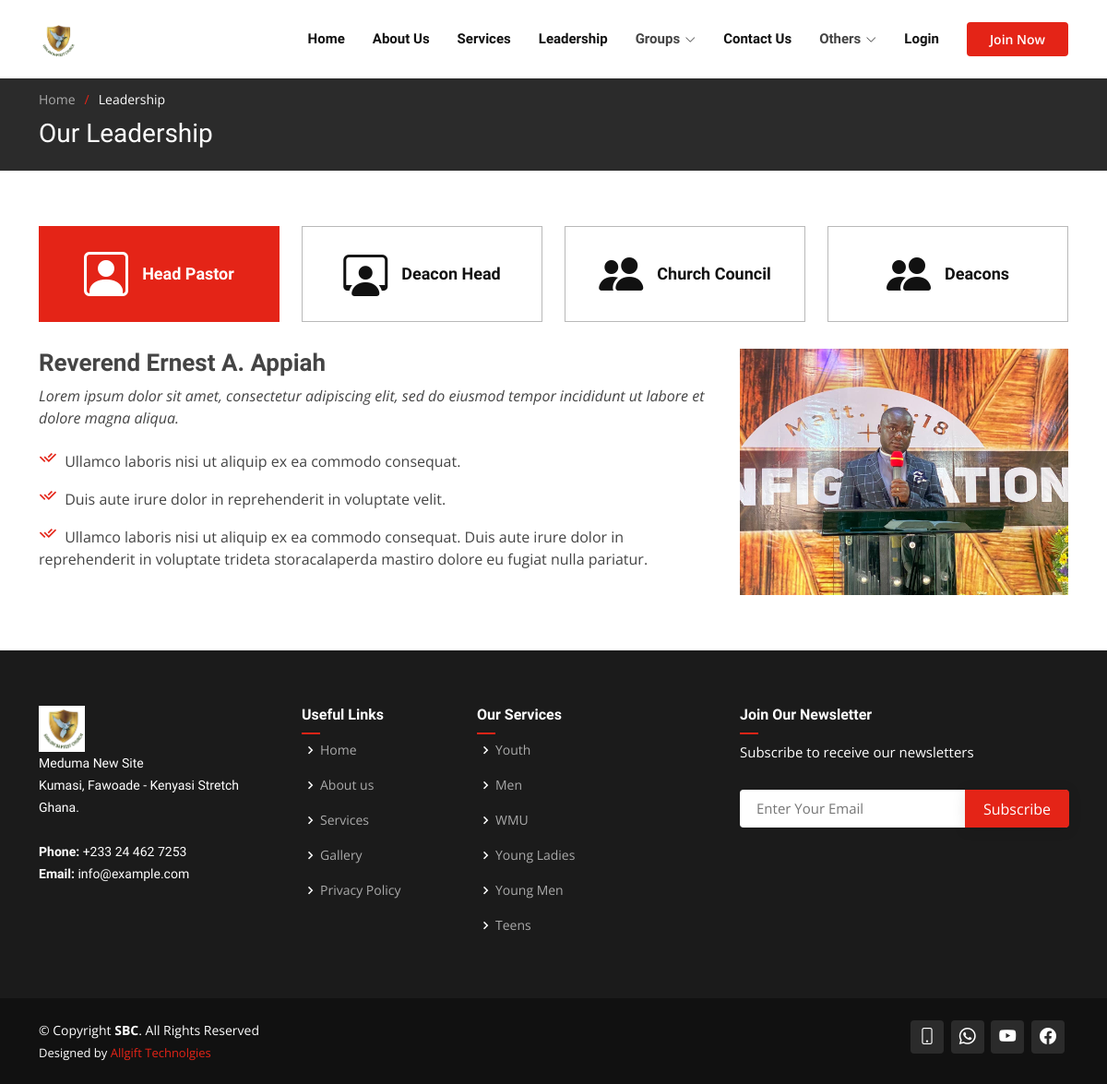
The page /leadership/ on the database its author committed.
### core/models.py (models this page shows, shortened)
class Auxiliaries(models.Model):
    name = models.CharField(max_length=255)
    designation = models.CharField(max_length=255, blank=True, null=True)
    about_us = models.TextField(blank=True, null=True)
    mission = models.TextField(blank=True, null=True)
    speech = models.TextField(blank=True, null=True)
    president_picture = models.ImageField(default='group.png', upload_to='auxiliaries', blank=True, null=True)
    group_img = models.ImageField(default='group.png', upload_to='auxiliaries', blank=True, null=True)
    contribution_target = models.DecimalField(max_digits=8, decimal_places=2, blank=True, null=True)
    def get_absolute_url(self):
        return reverse('aux_details', args=[str(self.id)])

### core/views.py (the view)
# urls.py: path('leadership/', views.leadership, name='leadership'),
def leadership(request):
    auxiliaries = Auxiliaries.objects.all()
    families = Family.objects.all()
    ministries = Ministries.objects.all()
    deacons = Profile.objects.filter(is_deacon=True)
    councils = Profile.objects.filter(is_council_member=True)
    context = {
        'deacons': deacons,
        'auxiliaries': auxiliaries,
        'families': families,
        'ministries': ministries,
        'councils': councils,
    }
    return render(request, 'core/leadership.html', context)

### core/models.py (called while the page is built)
    def get_absolute_url(self):
        return reverse('family_details', args=[str(self.id)])

    def get_absolute_url(self):
        return reverse('min_details', args=[str(self.id)])

### templates/core/leadership.html (shortened to what this page needs)
{% extends 'base.html' %}
{% load static %}
{% load crispy_forms_tags %}
{% block content %}
    <section class="breadcrumbs">
      <div class="container">
        <ol>
          <li><a href="{% url 'home' %}">Home</a></li>
          <li>Leadership</li>
        </ol>
        <h2>Our Leadership</h2>
      </div>
    </section>
    <section id="tabs" class="tabs">
      <div class="container" data-aos="fade-up">
        <ul class="nav nav-tabs row d-flex">
          <li class="nav-item col-3">
            <a class="nav-link active show" data-bs-toggle="tab" data-bs-target="#tab-1">
              <i class="bi bi-person-square"></i>
              <h4 class="d-none d-lg-block">Head Pastor</h4>
            </a>
          </li>
          <li class="nav-item col-3">
            <a class="nav-link" data-bs-toggle="tab" data-bs-target="#tab-2">
              <i class="bi bi-person-workspace"></i>
              <h4 class="d-none d-lg-block">Deacon Head</h4>
            </a>
          </li>
          <li class="nav-item col-3">
            <a class="nav-link" data-bs-toggle="tab" data-bs-target="#tab-3">
             <i class="bi bi-people-fill"></i>
              <h4 class="d-none d-lg-block">Church Council</h4>
            </a>
          </li>
          <li class="nav-item col-3">
            <a class="nav-link" data-bs-toggle="tab" data-bs-target="#tab-4">
              <i class="bi bi-people-fill"></i>
              <h4 class="d-none d-lg-block">Deacons</h4>
            </a>
          </li>
        </ul>
        <div class="tab-content">
          <div class="tab-pane active show" id="tab-1">
            <div class="row">
              <div class="col-lg-8 order-2 order-lg-1 mt-3 mt-lg-0" data-aos="fade-up" data-aos-delay="100">
                <h3>Reverend Ernest A. Appiah</h3>
                <p class="fst-italic">
                  Lorem ipsum dolor sit amet, consectetur adipiscing elit, sed do eiusmod tempor incididunt ut labore et dolore
                  magna aliqua.
                </p>
                <ul>
                  <li><i class="ri-check-double-line"></i> Ullamco laboris nisi ut aliquip ex ea commodo consequat.</li>
                  <li><i class="ri-check-double-line"></i> Duis aute irure dolor in reprehenderit in voluptate velit.</li>
                  <li><i class="ri-check-double-line"></i> Ullamco laboris nisi ut aliquip ex ea commodo consequat. Duis aute irure dolor in reprehenderit in voluptate trideta storacalaperda mastiro dolore eu fugiat nulla pariatur.</li>
                </ul>
              </div>
              <div class="col-lg-4 order-1 order-lg-2 text-center" data-aos="fade-up" data-aos-delay="200">
                <img src="{% static 'assets/img/pastor.jpg' %}" alt="" class="img-fluid">
              </div>
            </div>
          </div>
      </div>
    </section>
{% endblock content %}

### templates/base.html (shortened to what this page needs)
{% load static %}
<!DOCTYPE html>
<html lang="en">
<head>
  <link href="{% static 'assets/vendor/aos/aos.css' %}" rel="stylesheet">
  <link href="{% static 'assets/vendor/bootstrap/css/bootstrap.min.css' %}" rel="stylesheet">
  <link href="{% static 'assets/vendor/bootstrap-icons/bootstrap-icons.css' %}" rel="stylesheet">
  <link href="{% static 'assets/vendor/boxicons/css/boxicons.min.css' %}" rel="stylesheet">
  <link href="{% static 'assets/vendor/glightbox/css/glightbox.min.css' %}" rel="stylesheet">
  <link href="{% static 'assets/vendor/remixicon/remixicon.css' %}" rel="stylesheet">
  <link href="{% static 'assets/vendor/swiper/swiper-bundle.min.css' %}" rel="stylesheet">
  <link href="{% static 'assets/css/style.css' %}" rel="stylesheet">
</head>
<body>
  <header id="header" class="fixed-top d-flex align-items-center">
    <div class="container d-flex align-items-center">
       <a href="{% url 'home' %}" class="logo me-auto"><img src="{% static 'assets/img/shalom_logo.png' %}" alt=""></a>
      <nav id="navbar" class="navbar order-last order-lg-0">
        <ul>
          <li><a href="{% url 'home' %}">Home</a></li>
          <li><a href="/#about">About Us</a></li>
          <li><a href="/#services">Services</a></li>
          <li><a href="{% url 'leadership' %}">Leadership</a></li>
          <li class="dropdown"><a><span>Groups</span> <i class="bi bi-chevron-down"></i></a>
          </li>
          <li><a href="{% url 'contact' %}">Contact Us</a></li>
          <li class="dropdown"><a><span>Others</span> <i class="bi bi-chevron-down"></i></a>
          </li>
           {% if user.is_authenticated%}
           <li class="dropdown"><a><span>{{user.username}}</span> <i class="bi bi-chevron-down dropdown-indicator"></i></a>
            <ul>
              <li><a href="{% url 'profile' request.user %}">Profile</a></li>
              <li><a href="{% url 'logout' %}">Logout</a></li>
            </ul>
          </li>
          {% else %}
          <li><a href="{% url 'login' %}">Login</a></li>
          {% endif %}
        </ul>
      </nav>
      {% if user.is_authenticated%}
        <a href="{% url 'initiate-payment'  %}" class="get-started-btn scrollto">Donate Now</a>
      {% else %}
        <a href="{% url 'join' %}" class="get-started-btn scrollto">Join Now</a>
      {% endif %}
    </div>
  </header>
  {% block content %}
  {% endblock content %}
  <footer id="footer">
    <div class="footer-top">
      <div class="container">
        <div class="row">
          <div class="col-lg-3 col-md-6 footer-contact">
            <a href="{% url 'home' %}" class="logo me-auto"><img src="{% static 'assets/img/shalom_logo.png' %}" alt="" height="50"></a>
            <p>
              Meduma New Site <br>
              Kumasi, Fawoade - Kenyasi Stretch<br>
              Ghana. <br><br>
              <strong>Phone:</strong> +233 24 462 7253<br>
              <strong>Email:</strong> info@example.com<br>
            </p>
          </div>
          <div class="col-lg-2 col-md-6 footer-links">
            <h4>Useful Links</h4>
            <ul>
              <li><i class="bx bx-chevron-right"></i> <a href="{% url 'home' %}">Home</a></li>
              <li><i class="bx bx-chevron-right"></i> <a href="{% url 'home' %}#about">About us</a></li>
              <li><i class="bx bx-chevron-right"></i> <a href="{% url 'home' %}#services">Services</a></li>
              <li><i class="bx bx-chevron-right"></i> <a href="{% url 'gallery' %}">Gallery</a></li>
              <li><i class="bx bx-chevron-right"></i> <a href="{% url 'privacy' %}">Privacy Policy</a></li>
            </ul>
          </div>
          <div class="col-lg-3 col-md-6 footer-links">
            <h4>Our Services</h4>
            <ul>
              {% for aux in auxiliaries%}
                <li><i class="bx bx-chevron-right"></i> <a href="{{aux.get_absolute_url}}">{{aux.name}}</a></li>
              {% endfor %}
            </ul>
          </div>
          <div class="col-lg-4 col-md-6 footer-newsletter">
            <h4>Join Our Newsletter</h4>
            <p>Subscribe to receive our newsletters</p>
            <form action="{% url 'subscribers' %}" method="post">
              <input type="email" name="email" placeholder="Enter Your Email">
              <input type="submit" value="Subscribe">
            </form>
          </div>
        </div>
      </div>
    </div>
    <div class="container d-md-flex py-4">
      <div class="me-md-auto text-center text-md-start">
        <div class="copyright">
          &copy; Copyright <strong><span>SBC</span></strong>. All Rights Reserved
        </div>
        <div class="credits">
          Designed by <a href="https://allgifttechnologies.com/">Allgift Technolgies</a>
        </div>
      </div>
      <div class="social-links text-center text-md-end pt-3 pt-md-0">
        {% if user.is_authenticated %}
            <a href="tel:+233244627253" class="google-plus"><i class="bi bi-phone"></i></a>
          {% else %}
            <a href="tel:+233244627253" class="google-plus"><i class="bi bi-phone"></i></a>
          {% endif %}
          <a href="https://api.whatsapp.com/send?phone=233244627253" class="google-plus"><i class="bi bi-whatsapp"></i></a>
          <a href="https://www.youtube.com/@shalombaptistchurch6140/videos" class="google-plus" target="_blank"><i class="bi bi-youtube"></i></a>
          <a href="https://web.facebook.com/baptistshalom?_rdc=1&_rdr" class="facebook" target="_blank"><i class="bi bi-facebook"></i></a>
      </div>
    </div>
  </footer>
</body>
</html>

### static/assets/css/style.css (style rules this page uses)
body { font-family: "Open Sans", sans-serif; color: #444444; }
a { color: #e42417; text-decoration: none; }
h1, h2, h3, h4, h5, h6 { font-family: "Raleway", sans-serif; }
#header { background: #fff; transition: all 0.5s; z-index: 997; padding: 20px 0; }
#header .logo { font-size: 30px; margin: 0; padding: 0; font-weight: 600; font-family: "Poppins", sans-serif; }
#header .logo img { max-height: 40px; }
.get-started-btn { margin-left: 30px; background: #e42417; color: #fff; border-radius: 4px; padding: 8px 25px; white-space: nowrap; transition: 0.3s; font-size: 14px; font-weight: 600; display: inline-block; }
.navbar { padding: 0; }
.navbar ul { margin: 0; padding: 0; display: flex; list-style: none; align-items: center; }
.navbar li { position: relative; }
.navbar a, .navbar a:focus { display: flex; align-items: center; justify-content: space-between; padding: 10px 0 10px 30px; font-family: "Raleway", sans-serif; font-size: 15px; font-weight: 600; color: #111111; white-space: nowrap; transition: 0.3s; }
.navbar a i, .navbar a:focus i { font-size: 12px; line-height: 0; margin-left: 5px; }
section { padding: 60px 0; overflow: hidden; position: relative; }
.breadcrumbs { padding: 15px 0; background: #2b2b2b; min-height: 40px; margin-top: 82px; color: #fff; }
.breadcrumbs h2 { font-size: 28px; font-weight: 500; }
.breadcrumbs ol { display: flex; flex-wrap: wrap; list-style: none; padding: 0 0 10px 0; margin: 0; font-size: 14px; }
.breadcrumbs ol a { color: #aaaaaa; }
.breadcrumbs ol li+li { padding-left: 10px; }
.breadcrumbs ol li+li::before { display: inline-block; padding-right: 10px; color: #e42417; content: "/"; }
.tabs .nav-tabs { border: 0; }
.tabs .nav-link { border: 1px solid #b9b9b9; padding: 15px; transition: 0.3s; color: #111111; border-radius: 0; display: flex; align-items: center; justify-content: center; cursor: pointer; }
.tabs .nav-link i { padding-right: 15px; font-size: 48px; }
.tabs .nav-link h4 { font-size: 18px; font-weight: 600; margin: 0; }
.tabs .nav-link.active { background: #e42417; color: #fff; border-color: #e42417; }
.tabs .tab-content { margin-top: 30px; }
.tabs .tab-pane h3 { font-weight: 600; font-size: 26px; }
.tabs .tab-pane ul { list-style: none; padding: 0; }
.tabs .tab-pane ul li { padding-bottom: 10px; }
.tabs .tab-pane ul i { font-size: 20px; padding-right: 4px; color: #e42417; }
#footer { color: #fff; font-size: 14px; background: #111111; }
#footer .footer-top { padding: 60px 0 30px 0; background: #1b1b1b; }
#footer .footer-top .footer-contact { margin-bottom: 30px; }
#footer .footer-top .footer-contact p { font-size: 14px; line-height: 24px; margin-bottom: 0; font-family: "Raleway", sans-serif; }
#footer .footer-top h4 { font-size: 16px; font-weight: bold; position: relative; padding-bottom: 12px; }
#footer .footer-top h4::after { content: ""; position: absolute; display: block; width: 20px; height: 2px; background: #e42417; bottom: 0; left: 0; }
#footer .footer-top .footer-links { margin-bottom: 30px; }
#footer .footer-top .footer-links ul { list-style: none; padding: 0; margin: 0; }
#footer .footer-top .footer-links ul i { padding-right: 2px; color: white; font-size: 18px; line-height: 1; }
#footer .footer-top .footer-links ul li { padding: 10px 0; display: flex; align-items: center; }
#footer .footer-top .footer-links ul li:first-child { padding-top: 0; }
#footer .footer-top .footer-links ul a { color: #aaaaaa; transition: 0.3s; display: inline-block; line-height: 1; }
#footer .footer-newsletter { font-size: 15px; }
#footer .footer-newsletter h4 { font-size: 16px; font-weight: bold; position: relative; padding-bottom: 12px; }
#footer .footer-newsletter form { margin-top: 30px; background: #fff; padding: 5px 10px; position: relative; border-radius: 4px; text-align: left; }
#footer .footer-newsletter form input[type=email] { border: 0; padding: 4px 8px; width: calc(100% - 100px); }
#footer .footer-newsletter form input[type=submit] { position: absolute; top: 0; right: -1px; bottom: 0; border: 0; background: none; font-size: 16px; padding: 0 20px; background: #e42417; color: #fff; transition: 0.3s; border-radius: 0 4px 4px 0; box-shadow: 0px 2px 15px rgba(0, 0, 0, 0.1); }
#footer .credits { padding-top: 5px; font-size: 13px; }
#footer .social-links a { font-size: 18px; display: inline-block; background: #2b2b2b; color: #fff; line-height: 1; padding: 8px 0; margin-right: 4px; border-radius: 4px; text-align: center; width: 36px; height: 36px; transition: 0.3s; }

### rows shown on the page
Auxiliaries: name "Youth"
Auxiliaries: name "Men"
Auxiliaries: name "WMU"
Auxiliaries: name "Young Ladies"
Auxiliaries: name "Young Men"
Auxiliaries: name "Teens"
